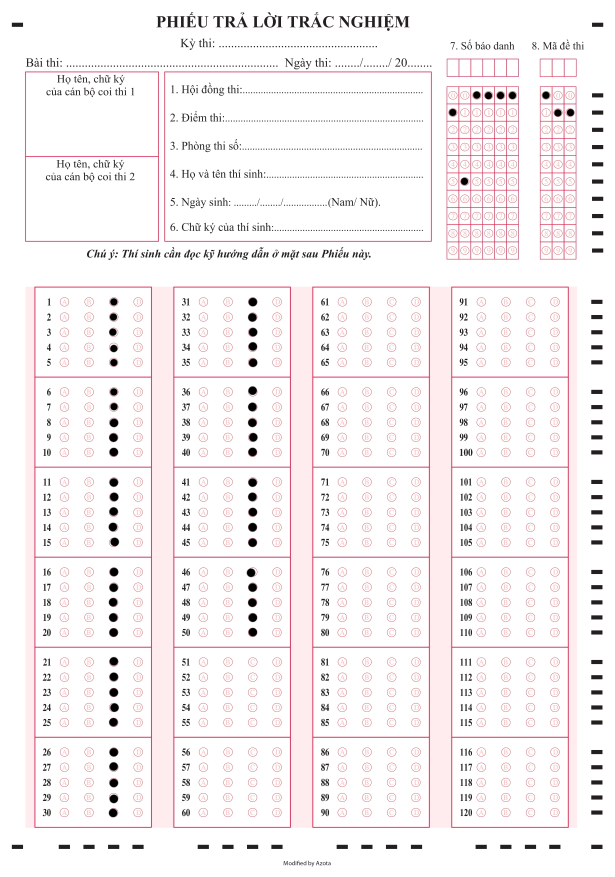
#> input picture img/0.jpg, 2457 x 3508 px (shown at 1/4 size)
$ python -i papercheck.py   (imports and definitions only)
#> lines starting #> are read from the running program, lines starting #| are printed output that depends on the picture; after the words box and inside, x2 and y2 are one past the last pixel; in counts of white or black regions, pixels touching at a corner belong together
#> further down, picture is the input picture: shape (3508, 2457, 3); mean B, G, R 242.4, 241.3, 247.6
import cv2
import numpy as np

RATIO_COORDINATES = {
    "test_code":[0.876, 0.94, 0.0975, 0.298],
    "student_code":[0.727, 0.845,0.0975, 0.298],
    "sheet_ans":[0.055, 0.927, 0.326, 0.9455]
}
MINMAX_AREA = {
    "test_code":[50000,70000],
    "student_code":[100000, 120000],
    "sheet_ans":[500000,600000]
}

width,height = 1830,2560

def display(img, ratio = 0.4, time_sec = 5):
    img = cv2.resize(img, (0, 0), fx=ratio, fy=ratio)
    cv2.imshow("show",img)
    cv2.waitKey(int(time_sec * 1000))
    cv2.destroyAllWindows()

def extract_part_area(image, name):
    mi,mx = MINMAX_AREA[name]
    countours = get_contours(image, minArea=mi, maxArea=mx)
    results = []
    for in4 in countours:
        x, y, w, h = cv2.boundingRect(in4[4])
        cropped_img = image[y:y+h, x:x+w]
        results.append([[x,y,w,h],cropped_img])
    # Xêp theo x tăng dần
    results.sort(key=lambda x: x[0][0])
    return results

def get_contours(img,cThread=[100,100],minArea=1000, maxArea=int(1e7), filter=4):
    # Xử lý ảnh
#> called with minArea = 1000, maxArea = 10000000, filter = 4
    imgGray = cv2.cvtColor(img, cv2.COLOR_BGR2GRAY)
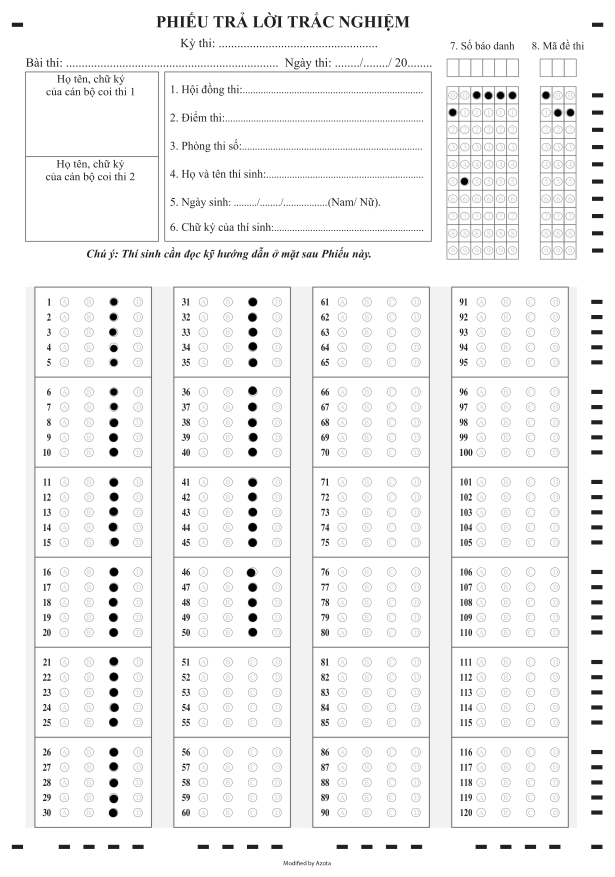
#> imgGray: shape (3508, 2457) (shown at 1/4 size); min 0, max 255, mean 243.3
    imgBlur = cv2.GaussianBlur(imgGray, (5, 5), 1)
    imgCanny = cv2.Canny(imgBlur,cThread[0],cThread[1])
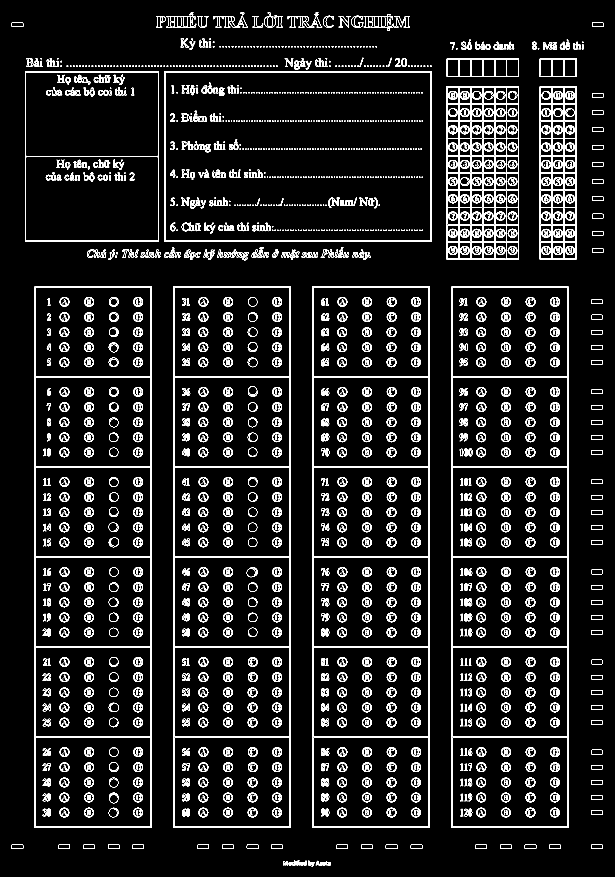
#> imgCanny: shape (3508, 2457) (shown at 1/4 size); 4.2% white in thin lines or dots
    kernel = np.ones((5,5))
    imgDilation = cv2.dilate(imgCanny, kernel, iterations = 3)
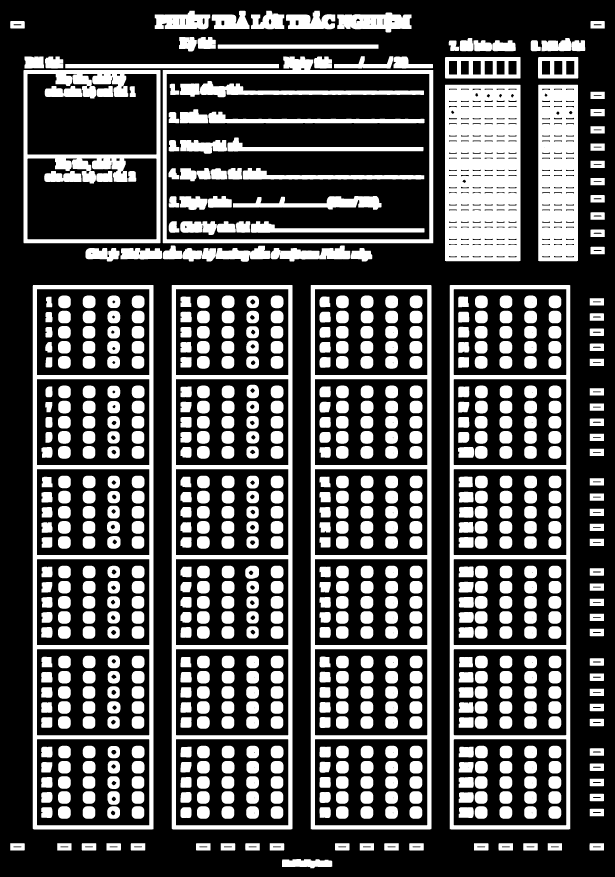
#> imgDilation: shape (3508, 2457) (shown at 1/4 size); 31.2% white; 726 white regions, largest, box (x1, y1, x2, y2) and area: (1780, 339, 2082, 1045) 199949, (131, 1140, 614, 3318) 127026, (1243, 1140, 1726, 3318) 127025
    erode = cv2.erode(imgDilation, kernel, iterations = 2)
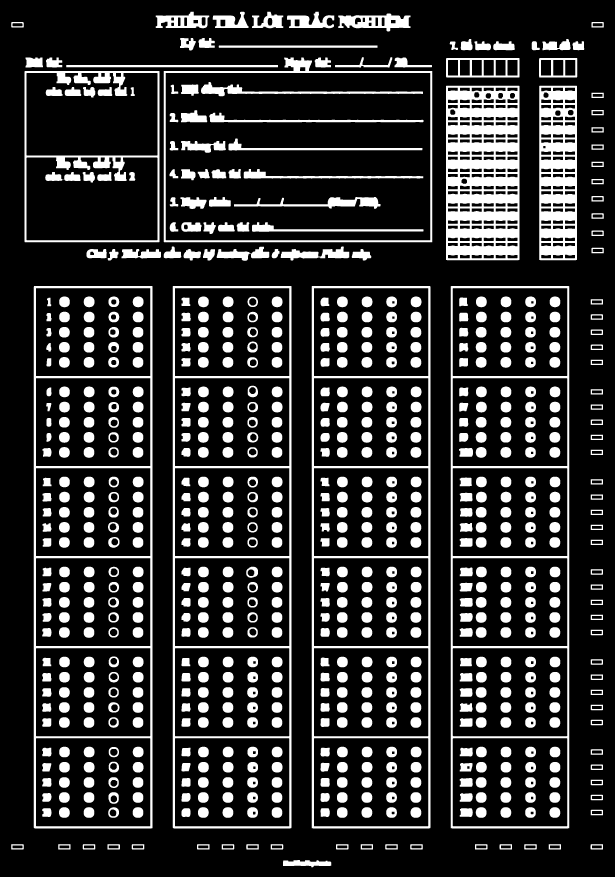
#> erode: shape (3508, 2457) (shown at 1/4 size); 19.1% white; 736 white regions
    _, thresh = cv2.threshold(erode, 127, 255, 0)
    # Tìm các contours
    contours, _ = cv2.findContours(thresh, cv2.RETR_TREE, cv2.CHAIN_APPROX_SIMPLE)
#> contours = 1166 contours; largest, box (x1, y1, x2, y2) and area: (135, 1144, 610, 3314) 1028094, (691, 1144, 1166, 3314) 1028093, (1247, 1144, 1722, 3314) 1028092, (1803, 1144, 2277, 3314) 1025925, (655, 230, 1729, 969) 738040
    final_countours = []
    for contour in contours:
        area = cv2.contourArea(contour)
        if area > minArea and area < maxArea:
            # print(area)
            peri = cv2.arcLength(contour,True)
            approx = cv2.approxPolyDP(contour,0.02*peri,True)
            bbox = cv2.boundingRect(approx)
            if filter > 0:
                if len(approx) == filter:
                    final_countours.append([len(approx),area,approx,bbox,contour])
            else:
                final_countours.append([len(approx),area,approx,bbox,contour])
#> this loop made 1166 passes
#> (area, peri, approx, bbox) on passes 1, 38, 40, 42, 44, 46, 48: (3583.5, 462.7, [[1132, 3446], [1132, 3463], [1324, 3462], [1309, 3443]], (1132, 3443, 193, 21)), (1005, 136.8, [[2363, 3240], [2363, 3260], [2411, 3260], [2409, 3239]], (2363, 3239, 49, 22)), (1002, 135.7, [[2363, 3180], [2365, 3200], [2411, 3199], [2409, 3179]], (2363, 3179, 49, 22)), (1005, 136.8, [[2363, 3119], [2365, 3140], [2411, 3139], [2411, 3119]], (2363, 3119, 49, 22)), (1002, 135.7, [[2363, 3059], [2365, 3079], [2411, 3078], [2409, 3058]], (2363, 3058, 49, 22)), (1003, 136.8, [[2363, 2998], [2363, 3018], [2411, 3018], [2411, 2998]], (2363, 2998, 49, 21)), (1002, 135.7, [[2363, 2880], [2365, 2900], [2411, 2899], [2409, 2879]], (2363, 2879, 49, 22))
#> (area, peri, bbox) on passes 100, 101, 102, 104, 105, 106: (1544, 165.1, (1839, 3233, 52, 34)), (1440, 141.4, (2198, 3229, 43, 42)), (1437, 140.6, (2101, 3229, 42, 42)), (1441.5, 142, (2002, 3229, 43, 42)), (1439, 141.4, (1903, 3229, 43, 42)), (1493.5, 163.4, (1839, 3173, 52, 34))
#> after the loop, final_countours = 73 items
    final_countours = sorted(final_countours, key = lambda x:x[1], reverse=True)
    return final_countours

# Hàm hỗ trợ tìm bài kiểm tra
def wrap_image(img, points, widthImg, heightImg, pad = 0):
    points= get_4_contour(points)
    pts1 = np.float32(points)
    pts2 = np.float32([[0, 0],[widthImg, 0], [0, heightImg],[widthImg, heightImg]])
    matrix = cv2.getPerspectiveTransform(pts1, pts2)
    wrap = cv2.warpPerspective(img, matrix, (widthImg, heightImg))
    wrap = wrap[pad:wrap.shape[0]-pad,pad:wrap.shape[1]-pad]
    return wrap

def get_4_contour(points):
    center = np.mean(points, axis=0).astype(int)

    points_above_center = np.array([point.squeeze() for point in points if point.squeeze()[1] < center[0][1]])
    points_below_center = np.array([point.squeeze() for point in points if point.squeeze()[1] >= center[0][1]])

    top_left = points_above_center[np.argmin(points_above_center[:, 0])]
    top_right = points_above_center[np.argmax(points_above_center[:, 0])]
    botton_left = points_below_center[np.argmin(points_below_center[:, 0])]
    botton_right = points_below_center[np.argmax(points_below_center[:, 0])]
    return np.array([[top_left], [top_right], [botton_left],[botton_right]])

>>> import cv2
>>> picture = cv2.imread('img/0.jpg')
>>> result = get_contours(picture)
#> result = 73 items

$ run again, on img/1.jpg
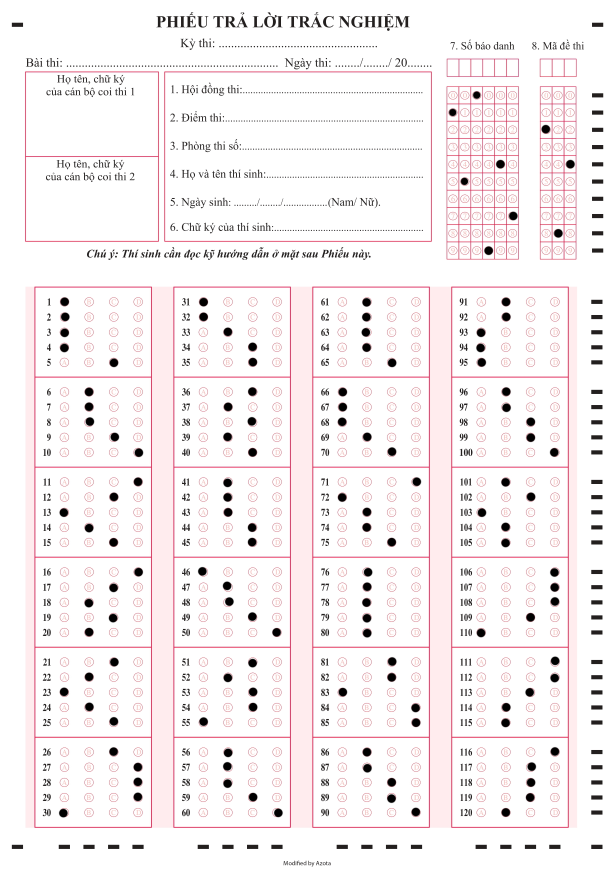
#> input picture img/1.jpg, 2457 x 3508 px (shown at 1/4 size)
#> picture is the input picture: shape (3508, 2457, 3); mean B, G, R 240.6, 239.5, 245.6
#> in get_contours, `imgCanny = cv2.Canny(imgBlur,cThread[0],cThread[1])`:
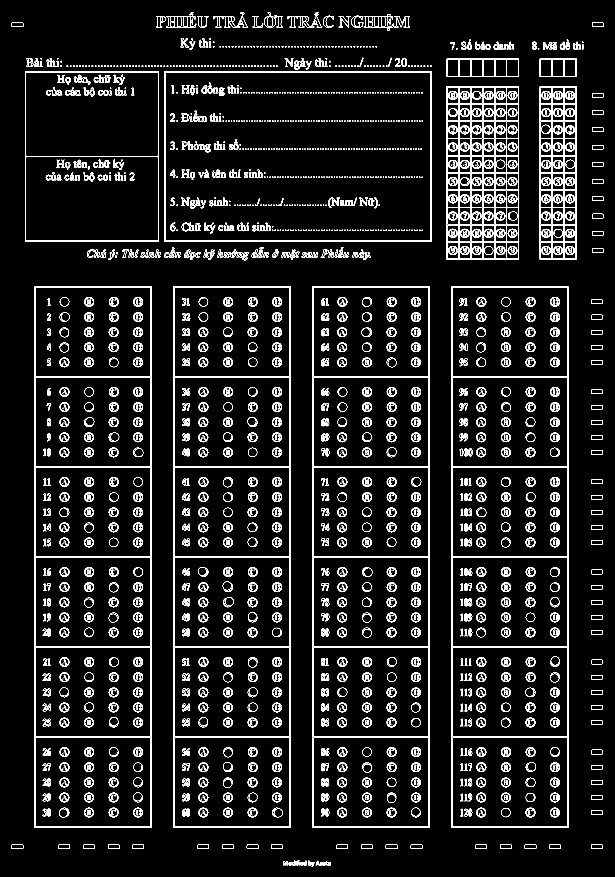
#> imgCanny: shape (3508, 2457) (shown at 1/4 size); 4% white in thin lines or dots
#> imgDilation: shape (3508, 2457); 31% white; 726 white regions, largest, box (x1, y1, x2, y2) and area: (1780, 339, 2082, 1045) 199643, (131, 1140, 614, 3318) 127026, (1243, 1140, 1726, 3318) 127025
#> in get_contours, `erode = cv2.erode(imgDilation, kernel, iterations = 2)`:
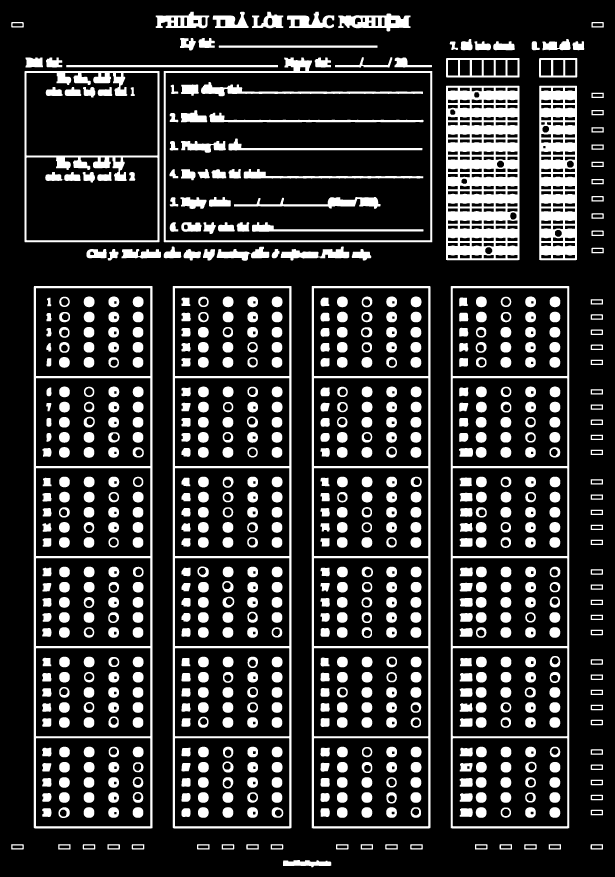
#> erode: shape (3508, 2457) (shown at 1/4 size); 18.6% white; 736 white regions
#> contours = 1251 contours; largest, box (x1, y1, x2, y2) and area: (135, 1144, 610, 3314) 1028094, (691, 1144, 1166, 3314) 1028093, (1247, 1144, 1722, 3314) 1028092, (1803, 1144, 2277, 3314) 1025925, (655, 230, 1729, 969) 738040
#> the loop in get_contours, `for contour in contours:` made 1251 passes
#> (area, peri, approx, bbox) on passes 1, 38, 40, 42: (3583.5, 462.7, [[1132, 3446], [1132, 3463], [1324, 3462], [1309, 3443]], (1132, 3443, 193, 21)), (1005, 136.8, [[2363, 3240], [2363, 3260], [2411, 3260], [2409, 3239]], (2363, 3239, 49, 22)), (1002, 135.7, [[2363, 3180], [2365, 3200], [2411, 3199], [2409, 3179]], (2363, 3179, 49, 22)), (1005, 136.8, [[2363, 3119], [2365, 3140], [2411, 3139], [2411, 3119]], (2363, 3119, 49, 22))
#> after the loop in get_contours, `for contour in contours:`: final_countours = 73 items

$ run again, on img/3.jpg
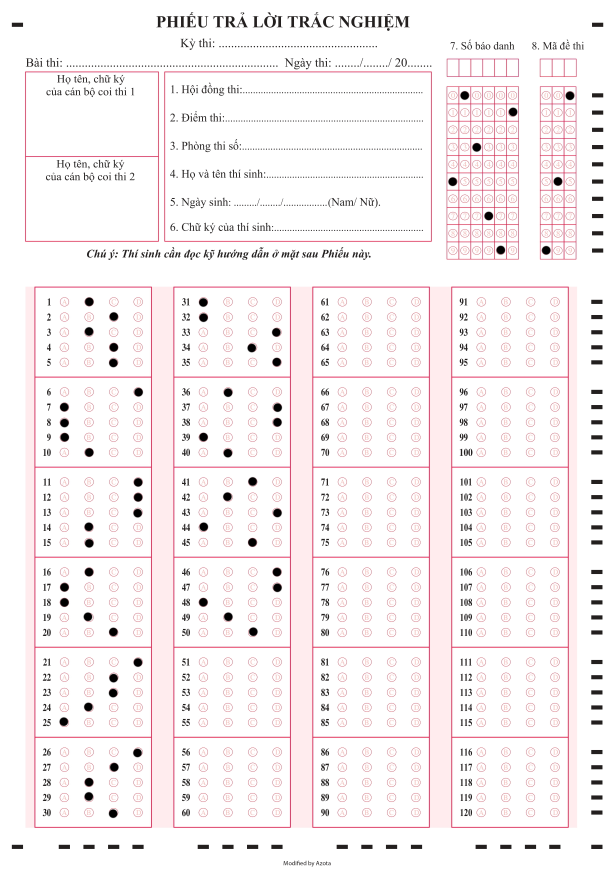
#> input picture img/3.jpg, 2457 x 3508 px (shown at 1/4 size)
#> picture is the input picture: shape (3508, 2457, 3); mean B, G, R 242.3, 241.2, 247.5
#> in get_contours, `imgCanny = cv2.Canny(imgBlur,cThread[0],cThread[1])`:
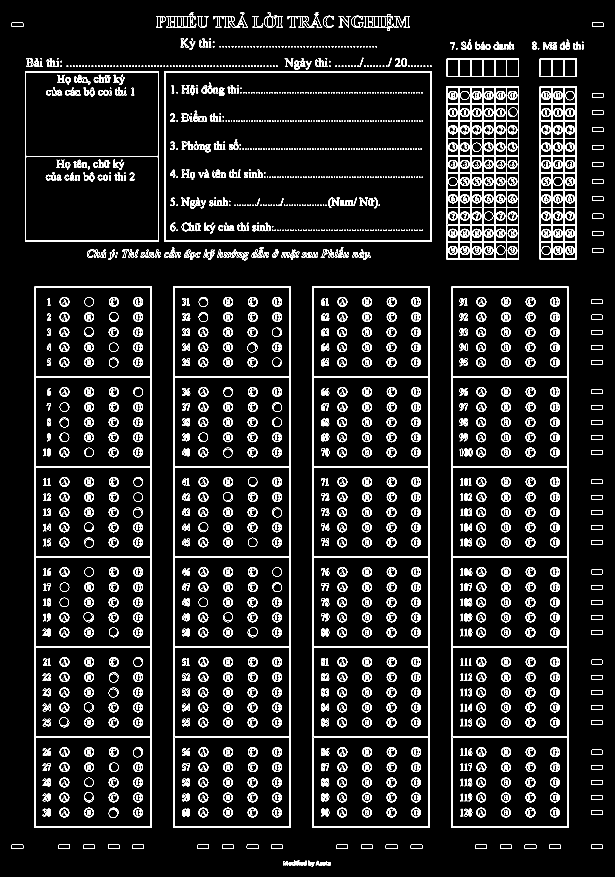
#> imgCanny: shape (3508, 2457) (shown at 1/4 size); 4.2% white in thin lines or dots
#> imgDilation: shape (3508, 2457); 31.2% white; 726 white regions, largest, box (x1, y1, x2, y2) and area: (1780, 339, 2082, 1045) 199448, (131, 1140, 614, 3318) 127026, (1243, 1140, 1726, 3318) 127025
#> in get_contours, `erode = cv2.erode(imgDilation, kernel, iterations = 2)`:
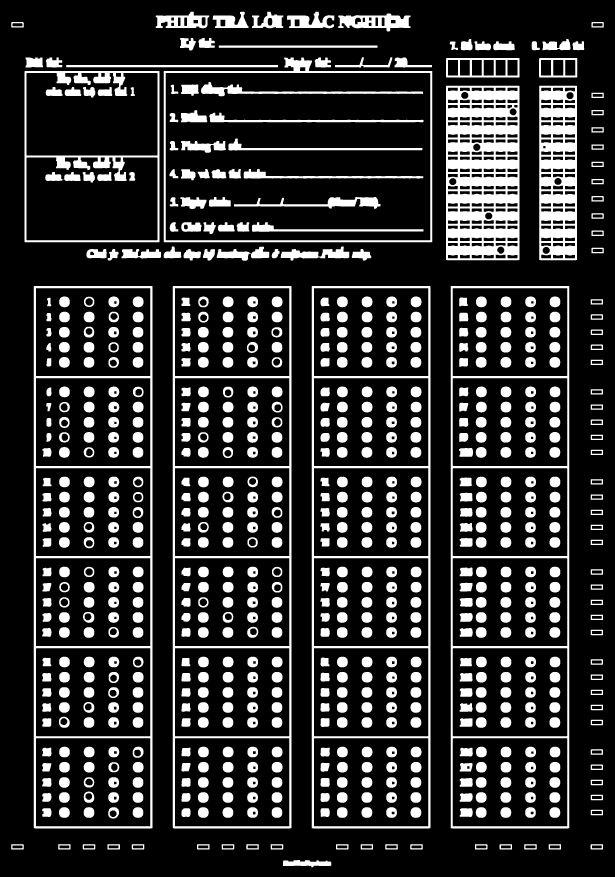
#> erode: shape (3508, 2457) (shown at 1/4 size); 19% white; 736 white regions
#> contours = 1205 contours; largest, box (x1, y1, x2, y2) and area: (135, 1144, 610, 3314) 1028094, (691, 1144, 1166, 3314) 1028093, (1247, 1144, 1722, 3314) 1028092, (1803, 1144, 2277, 3314) 1025925, (655, 230, 1729, 969) 738040
#> the loop in get_contours, `for contour in contours:` made 1205 passes
#> (area, peri, approx, bbox) on passes 1, 38, 40, 42: (3583.5, 462.7, [[1132, 3446], [1132, 3463], [1324, 3462], [1309, 3443]], (1132, 3443, 193, 21)), (1005, 136.8, [[2363, 3240], [2363, 3260], [2411, 3260], [2409, 3239]], (2363, 3239, 49, 22)), (1002, 135.7, [[2363, 3180], [2365, 3200], [2411, 3199], [2409, 3179]], (2363, 3179, 49, 22)), (1005, 136.8, [[2363, 3119], [2365, 3140], [2411, 3139], [2411, 3119]], (2363, 3119, 49, 22))
#> after the loop in get_contours, `for contour in contours:`: final_countours = 73 items
